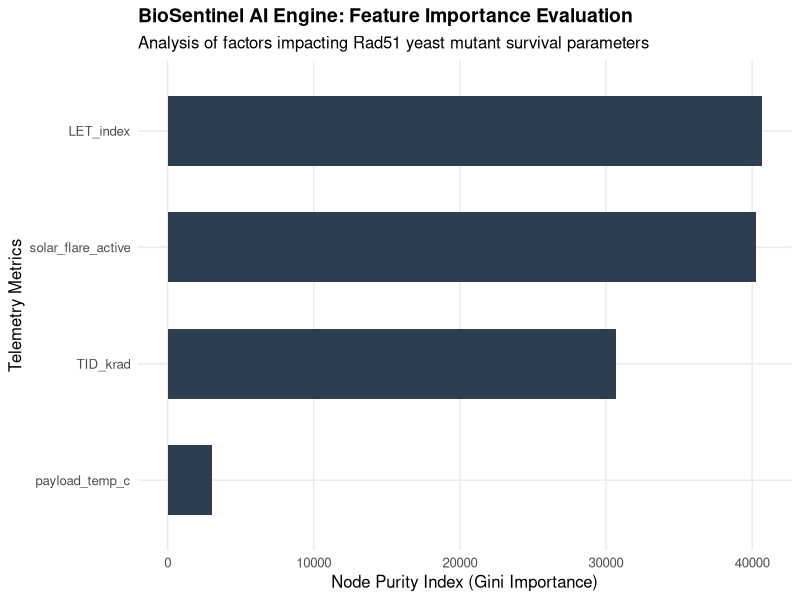
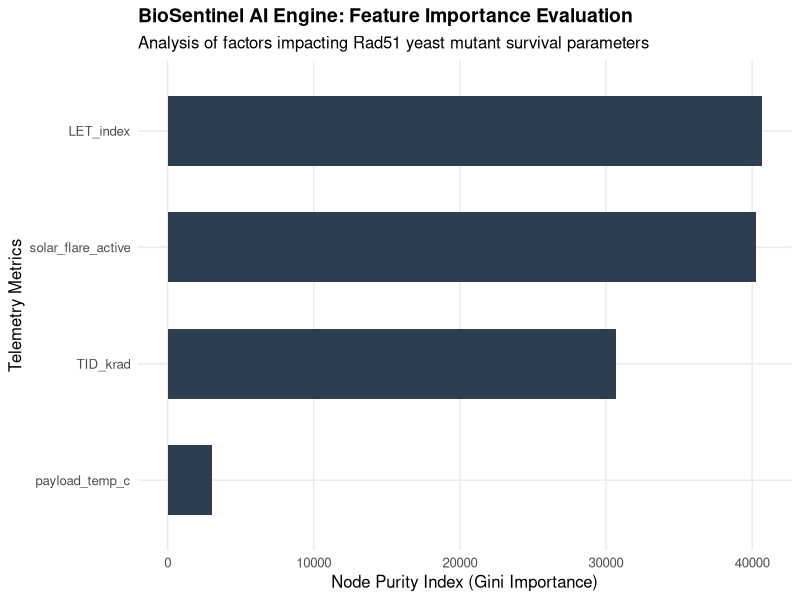

Write R code to recreate these figures, in order.
# ==============================================================================
# PROJECT: BioSentinel Space Radiation & Astrobiology Predictive AI Platform
# AUTHOR: Academic Scholar (Johns Hopkins University)
# TARGET: Handshake AI Portfolio Showcase
# ==============================================================================

# ------------------------------------------------------------------------------
# STEP 1: Environment Setup & Package Management
# ------------------------------------------------------------------------------
required_packages <- c("tidyverse", "caret", "randomForest", "ggplot2")
missing_packages <- required_packages[!(required_packages %in% installed.packages()[,"Package"])]

if(length(missing_packages)) {
  print(paste("Installing missing dependencies:", paste(missing_packages, collapse = ", ")))
  install.packages(missing_packages, repos = "https://cloud.r-project.org")
}

library(tidyverse)
library(caret)
library(randomForest)
library(ggplot2)

# Create structural directories programmatically if they don't exist
if(!dir.exists("data")) dir.create("data")
if(!dir.exists("models")) dir.create("models")
if(!dir.exists("output")) dir.create("output")

# Set seed for reproducible results (Crucial for recruiter technical verification)
set.seed(42)

# ------------------------------------------------------------------------------
# STEP 2: Synthetic Telemetry Generation & Feature Engineering
# ------------------------------------------------------------------------------
print("Generating BioSentinel deep space telemetry data streams...")
n_observations <- 1200

telemetry_data <- tibble(
  timestamp = seq(as.POSIXct("2026-01-01 00:00:00"), by = "hour", length.out = n_observations),
  LET_index = runif(n_observations, min = 0.5, max = 15.0),    # Linear Energy Transfer (Radiation quality)
  TID_krad  = runif(n_observations, min = 0.1, max = 5.0),     # Total Ionizing Dose accumulation
  solar_flare_active = if_else(LET_index > 11.5 | TID_krad > 4.0, 1, 0),
  payload_temp_c = rnorm(n_observations, mean = 28, sd = 0.6)  # Internal incubator thermal control
) %>%
  # Simulate biological cell mutations/survival based on actual astrobiology constraints
  mutate(
    # Wild Type strain handles DNA repair loops moderately well
    WT_survival_rate = 100 - (0.7 * LET_index) - (2.0 * TID_krad) + rnorm(n_observations, 0, 1.5),
    # Rad51 mutant strain completely lacks double-strand break repair capabilities
    rad51_survival_rate = 100 - (1.8 * LET_index) - (4.2 * TID_krad) - (5.0 * solar_flare_active) + rnorm(n_observations, 0, 2.5)
  ) %>%
  # Constrain data within logical bounds (0% to 100% viability)
  mutate(
    WT_survival_rate = pmax(pmin(WT_survival_rate, 100), 0),
    rad51_survival_rate = pmax(pmin(rad51_survival_rate, 100), 0)
  )

# Export processed artifact to data directory
write_csv(telemetry_data, "data/biosentinel_processed_telemetry.csv")
print("Data pipeline step completed. Dataset saved to 'data/biosentinel_processed_telemetry.csv'")

# ------------------------------------------------------------------------------
# STEP 3: Machine Learning Engine Preparation
# ------------------------------------------------------------------------------
print("Preparing dataset partition matrices...")

# Focus task: Predict biological degradation of the high-risk rad51 deletion strain
ml_data <- telemetry_data %>%
  select(LET_index, TID_krad, solar_flare_active, payload_temp_c, rad51_survival_rate)

# Split data: 80% Training for model fitting, 20% Testing for validation评估
train_index <- createDataPartition(ml_data$rad51_survival_rate, p = 0.8, list = FALSE)
train_set   <- ml_data[train_index, ]
test_set    <- ml_data[-train_index, ]

# ------------------------------------------------------------------------------
# STEP 4: AI Model Architecture Execution
# ------------------------------------------------------------------------------
print("Training Random Forest Ensemble Core...")
ai_core <- randomForest(
  rad51_survival_rate ~ ., 
  data = train_set, 
  ntree = 200, 
  importance = TRUE
)

print("AI Training Phase Completed.")

# ------------------------------------------------------------------------------
# STEP 5: Validation, Metrics Collection & Model Serialization
# ------------------------------------------------------------------------------
predictions <- predict(ai_core, test_set)
rmse_score  <- RMSE(predictions, test_set$rad51_survival_rate)
r2_score    <- R2(predictions, test_set$rad51_survival_rate)

print("============ ML MODEL PERFORMANCE EVALUATION ============")
print(paste("Root Mean Squared Error (RMSE):", round(rmse_score, 4)))
print(paste("Coefficient of Determination (R²):", round(r2_score, 4)))
print("=========================================================")

# Save model binary file to disk
saveRDS(ai_core, "models/biosentinel_rf_model.rds")

# ------------------------------------------------------------------------------
# STEP 6: Feature Importance Data Visualization
# ------------------------------------------------------------------------------
importance_df <- as.data.frame(importance(ai_core))
importance_df$Feature <- rownames(importance_df)

ggplot(importance_df, aes(x = reorder(Feature, IncNodePurity), y = IncNodePurity)) +
  geom_bar(stat = "identity", fill = "#2c3e50", width = 0.6) +
  coord_flip() +
  labs(
    title = "BioSentinel AI Engine: Feature Importance Evaluation",
    subtitle = "Analysis of factors impacting Rad51 yeast mutant survival parameters",
    x = "Telemetry Metrics",
    y = "Node Purity Index (Gini Importance)"
  ) +
  theme_minimal(base_size = 12) +
  theme(
    plot.title = element_text(face = "bold", size = 14),
    panel.grid.minor = element_blank()
  )

# Save visualization report to output directory
ggsave("output/feature_importance_report.png", width = 8, height = 5, dpi = 300)
print("Data visualization report generated and exported to 'output/feature_importance_report.png'")
